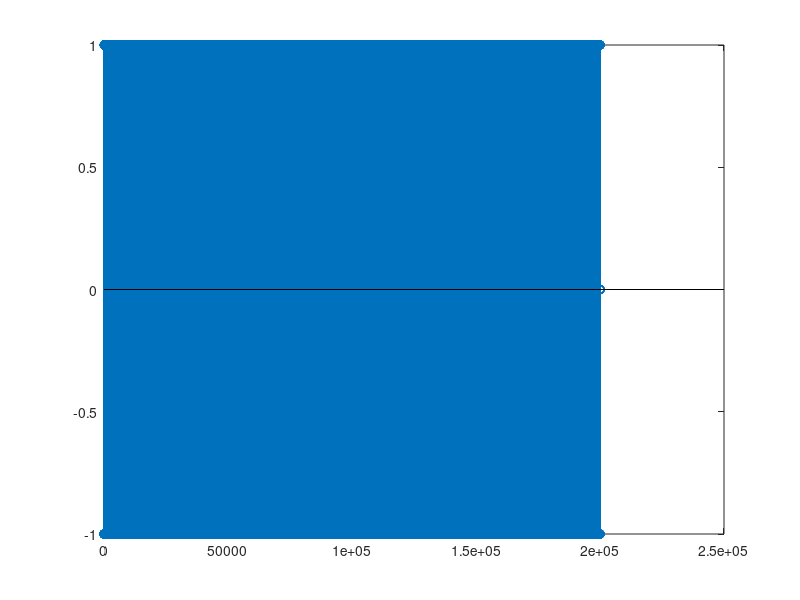

Write the MATLAB code that produced this figure.
% tx_samples_from_file --freq 250e3 --rate 200e3 --type float --gain 70 --file tx2.dat
%Lower receiver gain to like 20.

N = 10000;
% make 100 random bits of values +- 1
bits = sign(randn(N,1));
word = 'hello';
% bits = dec2bin(word', 7) - '0'
% bits = reshape(bits, [35 , 1])


Symbol_period = 20;

% create a generic pulse of unit height
% with width equal to symbol period
pulse = ones(Symbol_period, 1);

% spread out the values in "bits" by Symbol_period
% first create a vector to store the values
x = zeros(Symbol_period*length(bits),1);

% assign every Symbol_period-th sample to equal a value from bits
x(1:Symbol_period:end) = bits;

% now convolve the single generic pulse with the spread-out bits
x_tx = conv(pulse, x);

% to visualize, make a stem plot
stem(x_tx);

% zero pad the beginning with 100000 samples to ensure that any glitch that
% happens when we start transmitting doesn't effect the data

x_tx = [zeros(100000, 1); x_tx;zeros(100000, 1)];


% here we write the data into a format that the USRP can understand
% specifically, we use float32 numbers with real followed by imaginary
% values

% first create a vector to store the interleaved real and imaginary values

tmp = zeros(length(x_tx)*2, 1);

% then assign the real part of x_tx to every other sample and the imaginary
% part to the remaining samples. In this example, the imaginary parts are
% all zero since our original signal is purely real, but we still have to
% write the zero values 

tmp(1:2:end) = real(x_tx);
tmp(2:2:end) = imag(x_tx);

% open a file to write in binary format 
f1 = fopen('tx2.dat', 'wb');
% write the values as a float32
fwrite(f1, tmp/100, 'float32');
% close the file
fclose(f1)